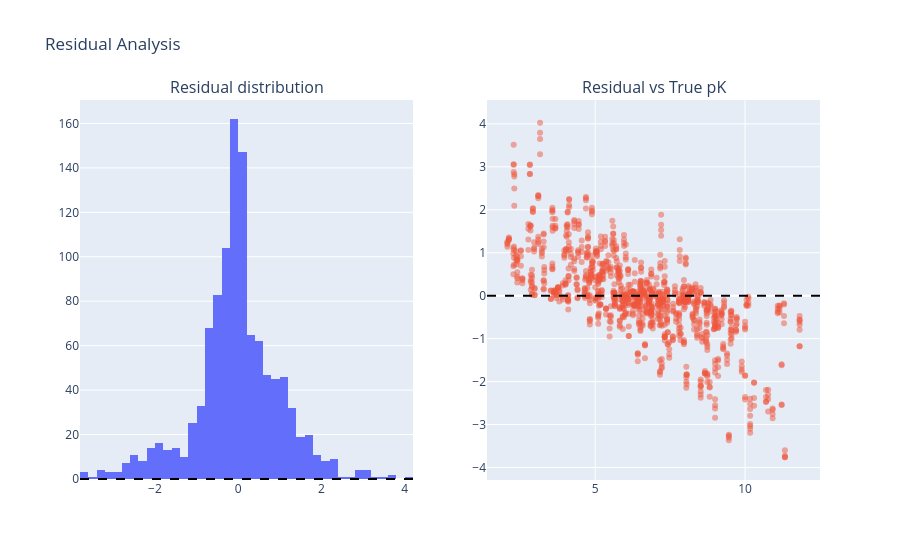

Notebook cell for this chart:
### Markdown cell above
## §4 Residual Analysis

### Code cell
res = df.select([TRUTH_COL, "residual", UID_COL]).drop_nulls()
fig = make_subplots(
    rows=1, cols=2,
    subplot_titles=["Residual distribution", f"Residual vs True {TRUTH_COL}"],
)
fig.add_trace(
    go.Histogram(x=res["residual"].to_numpy(), nbinsx=40, name="Residuals"),
    row=1, col=1,
)
fig.add_trace(
    go.Scatter(
        x=res[TRUTH_COL].to_numpy(), y=res["residual"].to_numpy(),
        mode="markers", text=res[UID_COL].to_list(),
        marker=dict(opacity=0.5), name="Residual",
    ),
    row=1, col=2,
)
fig.add_hline(y=0, line_dash="dash", line_color="black")
fig.update_layout(title="Residual Analysis", showlegend=False)
fig.show()

### Figure 1 — Plotly figure (JSON) as saved in the notebook; plotly's stock layout.template omitted (floating-point values rounded to 4 significant figures; data arrays with more than 128 entries replaced by an {"elided": "..."} marker saying what was removed)
{"data": [{"name": "Residuals", "nbinsx": 40, "type": "histogram", "x": {"elided": "1108 float values"}, "xaxis": "x", "yaxis": "y"}, {"marker": {"opacity": 0.5}, "mode": "markers", "name": "Residual", "text": {"elided": "1108 str values"}, "type": "scatter", "x": {"elided": "1108 float values"}, "xaxis": "x2", "y": {"elided": "1108 float values"}, "yaxis": "y2"}], "layout": {"annotations": [{"font": {"size": 16}, "showarrow": false, "text": "Residual distribution", "x": 0.225, "xanchor": "center", "xref": "paper", "y": 1, "yanchor": "bottom", "yref": "paper"}, {"font": {"size": 16}, "showarrow": false, "text": "Residual vs True pK", "x": 0.775, "xanchor": "center", "xref": "paper", "y": 1, "yanchor": "bottom", "yref": "paper"}], "shapes": [{"line": {"color": "black", "dash": "dash"}, "type": "line", "x0": 0, "x1": 1, "xref": "x domain", "y0": 0, "y1": 0, "yref": "y"}, {"line": {"color": "black", "dash": "dash"}, "type": "line", "x0": 0, "x1": 1, "xref": "x2 domain", "y0": 0, "y1": 0, "yref": "y2"}], "showlegend": false, "title": {"text": "Residual Analysis"}, "xaxis": {"anchor": "y", "domain": [0, 0.45]}, "xaxis2": {"anchor": "y2", "domain": [0.55, 1]}, "yaxis": {"anchor": "x", "domain": [0, 1]}, "yaxis2": {"anchor": "x2", "domain": [0, 1]}}}
